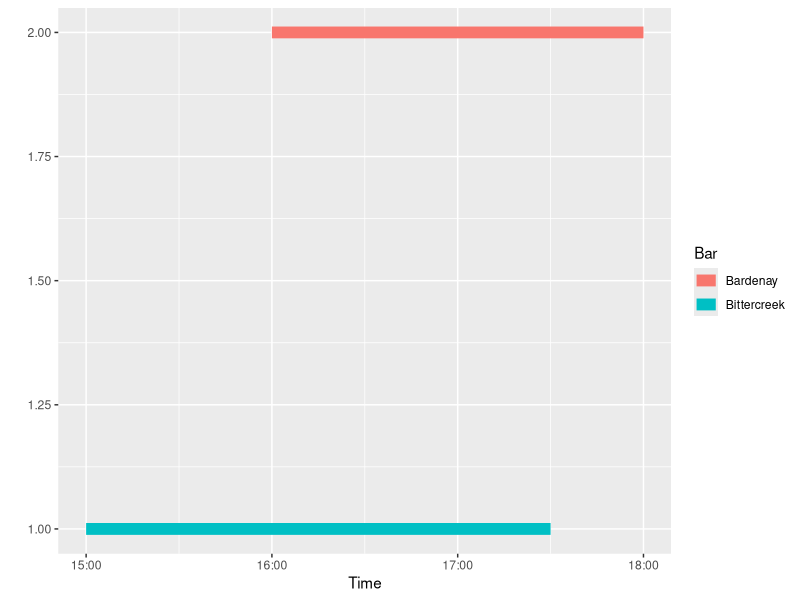

Recreate this plot in R. (Note: this script raises an error after producing the figure.)
## ---- chunk 1
library(scales)
library(ggplot2)
## ---- chunk 2
bar <- data.frame("Bar"=c("Bittercreek", "Bardenay"  ), 
                  "start"=( as.POSIXct( c("2023-05-03 15:00:00 MDT","2023-05-03 16:00:00 MDT"   )    )       ),
                  "end"=  as.POSIXct( c("2023-05-03 17:30:00 MDT","2023-05-03 18:00:00 MDT" )    )        )
bar$ID<-1:2
## ---- chunk 3
ggplot() +
  geom_segment(data = bar, aes(x =  start, y =  ID, xend =  end, yend = ID , col= Bar), size = 4) + labs(x = "Time", y="")

ggplot() + geom_rect(data=bar, aes(xmin=start, xmax=end,
                              ymin=Bar, ymax=Bar, color=Bar),size=15)
